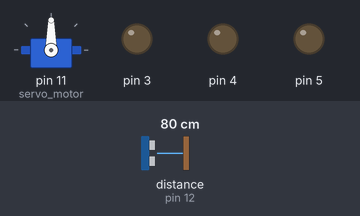
A sketch run on a simulated Arduino Uno, built with avr-gcc and run on an emulated ATmega328P. Parts: servo, output pins drawn as LEDs (lit = HIGH). The test bench sets the inputs (shaded band); at power-on: distance to the obstacle (sensor on pin 12) 80 cm. The echo pulse lasts 58.3 µs per cm; what the sketch prints to the serial monitor is not drawn.

Above: at 3.2 s.
3.3 s: distance to the obstacle (sensor on pin 12) set to 2 cm
At 4.5 s:
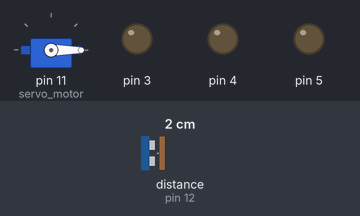
Timing chart, 0 to 12.3 s (numbered marks = the images above; inputs shaded):
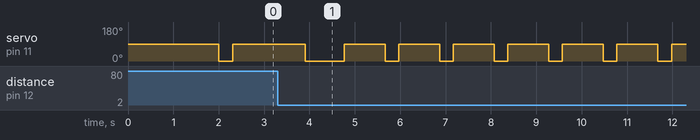

Measured:
- by itself, servo on pin 11 (servo_motor): repeats every 1.2 s: 90° 0.90 s, 0° 0.30 s

The sketch:

Project1.ino
```cpp
#include <Servo.h>
#include <NewPing.h>

//#define trig A1
//#define echo A2
const int trig = 13;
const int echo = 12;

const int LeftMotorForward = 9;
const int LeftMotorBackward = 8;
const int RightMotorForward = 7;
const int RightMotorBackward = 6;

//int distance = 100;
float distance = 100.10;
float max_distance = 300.0;

NewPing sonar(trig, echo, distance); //sensor function
Servo servo_motor; //our servo name


void setup(){
  Serial.begin(9600);

  DDRD |= (1 << DD3); // Set LED 1 (PIN 3) as Output
  DDRD |= (1 << DD4); // Set LED 2 (PIN 4) as Output
  DDRD |= (1 << DD5); // Set LED 3 (PIN 5) as Output


  servo_motor.attach(11); //servo
  servo_motor.write(90);
  delay(1000);

  servo_motor.write(90);  // Set Default Position at Center
  _delay_ms(1000);
}

void servo_right(){
  servo_motor.write(0);
  delay(50);
}

void servo_left(){
  servo_motor.write(180);
  delay(50);
}

void servo_center(){
  servo_motor.write(90);
  delay(50);
}

void servo_45(){
  servo_motor.write(30);
}

float measure_distance(){
    float duration = sonar.ping();
    float distance_cm = sonar.convert_cm(duration);
    distance = distance_cm / 2.54;
    return distance;

}

void moveStop(){
  digitalWrite(RightMotorBackward, LOW);
  digitalWrite(LeftMotorBackward, LOW);
  digitalWrite(RightMotorBackward, LOW);
  digitalWrite(LeftMotorBackward, LOW);
}

void moveForward(){
  digitalWrite(RightMotorBackward, HIGH);
  digitalWrite(LeftMotorBackward, HIGH);
  delay(200);
  digitalWrite(RightMotorBackward, LOW);
  digitalWrite(LeftMotorBackward, LOW);
}

void moveBackward(){
  digitalWrite(RightMotorForward, HIGH);
  digitalWrite(LeftMotorForward, HIGH);
  delay(1000);
  digitalWrite(RightMotorForward, LOW);
  digitalWrite(LeftMotorForward, LOW);
}

void turnLeftH(){
  digitalWrite(RightMotorBackward, HIGH);
  digitalWrite(LeftMotorForward, HIGH);
  _delay_ms(500);

  digitalWrite(RightMotorBackward, LOW);
  digitalWrite(LeftMotorForward, LOW);
}

void turnRightH(){
  digitalWrite(LeftMotorBackward, HIGH);
  digitalWrite(RightMotorForward, HIGH);
  _delay_ms(500);

  digitalWrite(LeftMotorBackward, LOW);
  digitalWrite(RightMotorForward, LOW);
}

void turnLeftL(){
  digitalWrite(RightMotorBackward, HIGH);
  digitalWrite(LeftMotorForward, LOW);
  _delay_ms(125);

  digitalWrite(RightMotorBackward, LOW);
  digitalWrite(LeftMotorForward, LOW);
}

void turnRightL(){
  digitalWrite(LeftMotorBackward, HIGH);
  digitalWrite(RightMotorForward, LOW);
  _delay_ms(125);

  digitalWrite(LeftMotorBackward, LOW);
  digitalWrite(RightMotorForward, LOW);
}

void loop(){

  float center_measure, right_measure;

  servo_right();
  delay(200);
  right_measure = measure_distance();
  Serial.print("Right: ");
  Serial.print(right_measure);
  Serial.println(" in");
  delay(50);

  servo_center();
  delay(200);
  center_measure = measure_distance();
  Serial.print("Center: ");
  Serial.print(center_measure);
  Serial.println(" in");
  delay(50);

  if((right_measure > 0 && right_measure <= 10) && (center_measure > 5 || center_measure == 0)){
    if(right_measure > 0 && right_measure <= 4){
      turnLeftL();
      delay(50);
    }

    if(right_measure >= 6){
      turnRightL();
      delay(50);
    }

    moveForward();
  } else if(center_measure != 0 && right_measure > 0 && right_measure <= 10 && center_measure < 5 ){
    turnLeftH();
    delay(100);

  } else if((center_measure == 0 || center_measure > 5) && (right_measure == 0 || right_measure > 10)){
    moveForward();
    moveForward();
    moveForward();
    delay(100);
    turnRightH();
    delay(100);
    while(right_measure == 0 || right_measure > 10){
      servo_right();
      moveForward();
      delay(100);

      right_measure = measure_distance();
      delay(100);
    }
    delay(100);
  }


}
```
